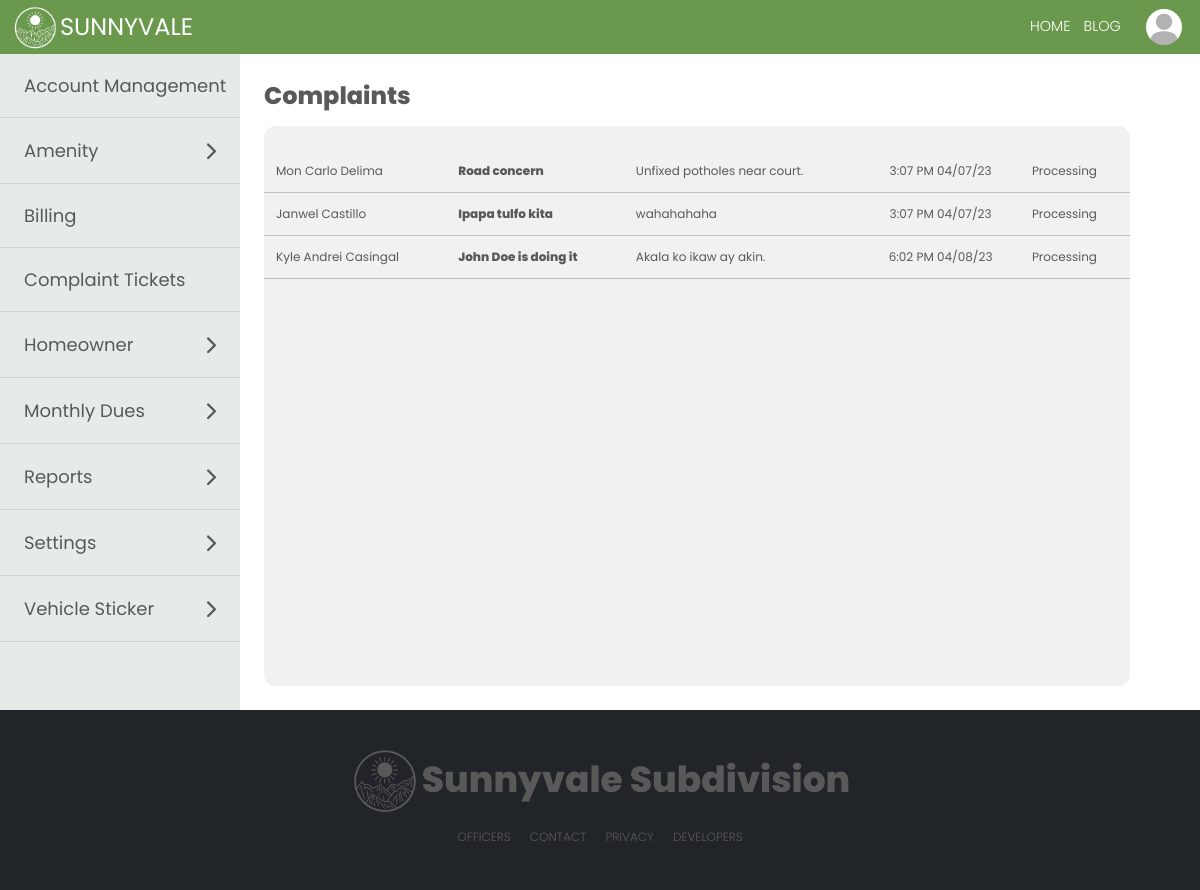
Page /modules/complaintManagement.php (signed in) on the committed database.
### tables this page shows
CREATE TABLE IF NOT EXISTS `user` (
  `user_id` int(11) NOT NULL AUTO_INCREMENT,
  `user_homeowner_id` int(11) DEFAULT NULL,
  `user_tenant_id` int(11) DEFAULT NULL,
  `full_name` varchar(50) NOT NULL,
  `user_type` varchar(15) NOT NULL,
  `password` varchar(30) NOT NULL,
  `email_address` varchar(40) DEFAULT NULL,
  `account_status` varchar(15) NOT NULL,
  `verification_code` varchar(6) DEFAULT NULL,
  `email_verified_at` datetime DEFAULT NULL,
  PRIMARY KEY (`user_id`)
);

CREATE TABLE IF NOT EXISTS `homeowner_profile` (
  `homeowner_id` int(11) NOT NULL AUTO_INCREMENT,
  `last_name` varchar(100) NOT NULL,
  `first_name` varchar(100) NOT NULL,
  `middle_name` varchar(100) DEFAULT NULL,
  `suffix` varchar(100) DEFAULT NULL,
  `sex` varchar(100) NOT NULL,
  `street` varchar(255) NOT NULL,
  `subdivision` varchar(255) NOT NULL,
  `barangay` varchar(50) NOT NULL,
  `business_address` varchar(255) DEFAULT NULL,
  `occupation` varchar(100) DEFAULT NULL,
  `email_address` varchar(100) NOT NULL,
  `birthdate` date DEFAULT NULL,
  `mobile_number` varchar(20) DEFAULT NULL,
  `employer` varchar(100) DEFAULT NULL,
  `vehicle_registration` varchar(20) DEFAULT NULL,
  `display_picture` varchar(255) NOT NULL,
  PRIMARY KEY (`homeowner_id`)
);

CREATE TABLE IF NOT EXISTS `concern` (
  `concern_id` int(11) NOT NULL AUTO_INCREMENT,
  `complainant_homeowner_id` int(11) NOT NULL,
  `full_name` varchar(50) NOT NULL,
  `complainee_homeowner_id` int(11) DEFAULT NULL,
  `complainee_full_name` varchar(100) DEFAULT NULL,
  `concern_subject` varchar(100) NOT NULL,
  `concern_description` varchar(255) NOT NULL,
  `status` varchar(50) NOT NULL,
  `datetime` datetime DEFAULT NULL,
  `datetime_submitted` datetime DEFAULT NULL,
  PRIMARY KEY (`concern_id`)
);

### modules/complaintManagement.php (the view, shortened to what this page needs)
<?php
require '../marginals/topbar.php';
if ($_SESSION['subdivision'] != '') {
    $resultComplaints = $con->query("SELECT * FROM concern, homeowner_profile WHERE (status = 'Pending' OR status = 'Processing') AND concern.complainant_homeowner_id = homeowner_profile.homeowner_id AND subdivision = '" . $_SESSION['subdivision'] . "'");
} else {
    $resultComplaints = $con->query("SELECT * FROM concern, homeowner_profile WHERE (status = 'Pending' OR status = 'Processing') AND concern.complainant_homeowner_id = homeowner_profile.homeowner_id");
}
?>
<!DOCTYPE html>
<html lang="en">
<head>
</head>
<body>
    <div class="secretary">
        <div class="sideBar">
            <?php require '../marginals/sidebarAdmin.php'; ?>
        </div>
        <div class="secretaryPanel">
            <div class="complaintManagement">
                <label class="inboxTitle">Complaints</label>
                <div class="inboxContainer">
                    <table class="tblComplaints">
                        <?php while ($row = $resultComplaints->fetch_assoc()) : ?>
                            <tr class="trComplaints">
                                <td class="use-address" data-bs-toggle="modal" data-bs-target="#complaintModal<?php
                                                                                                                echo $row['concern_id']
                                                                                                                ?>"><?php echo $row['full_name']; ?></td>
                                <td class="use-address" data-bs-toggle="modal" data-bs-target="#complaintModal<?php
                                                                                                                echo $row['concern_id']
                                                                                                                ?>"><label class="subject"><?php echo $row['concern_subject'] ?></label></td>
                                <td class="use-address" data-bs-toggle="modal" data-bs-target="#complaintModal<?php
                                                                                                                echo $row['concern_id']
                                                                                                                ?>"><?php echo $row['concern_description']; ?></td>
                                <td id="myBtn" class="complaintTime" data-bs-toggle="modal" data-bs-target="#complaintModal<?php
                                                                                                                            echo $row['concern_id']
                                                                                                                            ?>"><?php $datetime = strtotime($row['datetime']);
                                                                                                                                echo $phptime = date("g:i A m/d/y", $datetime); ?></td>
                                <td class="use-address" data-bs-toggle="modal" data-bs-target="#complaintModal<?php
                                                                                                                echo $row['concern_id']
                                                                                                                ?>"><?php echo $row['status']; ?></td>
                            </tr>
                        <?php endwhile; ?>
                    </table>
                </div>
            </div>
        </div>
    </div>
    <?php
    require '../marginals/footer2.php'
    ?>
</body>
</html>

### marginals/topbar.php (shortened to what this page needs)
<?php
include "../process.php";
if ($_SESSION['user_type'] == 'Tenant') {
  $result = $con->query("SELECT * FROM user, tenant WHERE user_id = " . $user_id = $_SESSION['user_id'] . "  AND user.full_name = tenant.full_name") or die($mysqli->error);
  $result1 = $con->query("SELECT * FROM user, tenant WHERE user_id = " . $user_id = $_SESSION['user_id'] . "  AND user.full_name = tenant.full_name")  or die($mysqli->error);
  $row1 = $result1->fetch_assoc();
  $homeowner_id_profile = $row1['user_homeowner_id'];
  $fullname_monthlyDues = $row1['full_name'];
  $user_type = $row1['user_type'];
  $resultSubdivision = $con->query("SELECT * FROM user, tenant, homeowner_profile WHERE user_id = " . $user_id = $_SESSION['user_id'] . " AND user.full_name = tenant.full_name AND homeowner_profile.homeowner_id = tenant.homeowner_id") or die($mysqli->error);
  $rowSubdivision = $resultSubdivision->fetch_assoc();
  $subdivision_name1 = $rowSubdivision['subdivision'];
  $resultComplainee = $con->query("SELECT * FROM homeowner_profile WHERE subdivision ='$subdivision_name1' AND homeowner_id != '$homeowner_id_profile' ORDER BY first_name");
} else {
  $result = $con->query("SELECT * FROM user, homeowner_profile  WHERE user_id = " . $user_id = $_SESSION['user_id'] . "  AND full_name = CONCAT(first_name, ' ', last_name)") or die($mysqli->error);
  $result1 = $con->query("SELECT * FROM user, homeowner_profile  WHERE user_id = " . $user_id = $_SESSION['user_id'] . "  AND full_name = CONCAT(first_name, ' ', last_name)") or die($mysqli->error);
  $row1 = $result1->fetch_assoc();
  $user_type = $row1['user_type'];
}
?>
<!DOCTYPE html>
<html lang="en">
<head>
  <link href="https://cdn.jsdelivr.net/npm/bootstrap@5.0.2/dist/css/bootstrap.min.css" rel="stylesheet">
</head>
<body>
  <div class='navigation'>
    <div class="topLeft">
      <img src="..\img\logoSV.png" alt="" />
      <i class="topIcon">SUNNYVALE</i>
    </div>
    <form class="topbarNav" method="post">
      <div class="topCenter">
        <ul class="topList">
          <li data-bs-toggle="modal" data-bs-target="#confirmLogout" onclick="location.href='#confirmLogout'" class="topListItem1">HOME</li>
          <?php
          if ($user_type != 'Guard') {
          ?>
            <li onclick="location.href='../modules/blogHome.php'" class="topListItem1"> BLOG</li>
          <?php
          }
          ?>
      </div>
      <div class="topRight">
        <div class='menu-trigger'>
          <div class="btn-group dropleft">
            <button type="button" class="dropdownIMG" data-toggle="dropdown" aria-haspopup="true" aria-expanded="false">
              <img class="topImg1" <?php
                                    $row = $result->fetch_assoc();
                                    $imageURL = '../media/displayPhotos/' . $row['display_picture'];
                                    ?> src="<?= $imageURL ?>" alt="" />
            </button>
          </div>
        </div>
      </div>
    </form>
  </div>
</body>
</html>

### marginals/topbar.php (style rules this page uses)
.topbarNav { display: flex; gap: 1vw; align-items: center; }
.navigation { margin-top: 0; margin-bottom: 0; padding: 0; width: 100%; height: 4.5vw; background-color: rgba(106, 153, 78); position: sticky; top: 0; display: flex; align-items: center; font-family: "Poppins", sans-serif; z-index: 999; backdrop-filter: blur(5px); }
.topLeft { max-height: 4.5vw; margin-top: 0; flex: 3; display: flex; align-items: center; justify-content: flex-start; margin-left: 1vw; }
.topLeft img { max-height: 4vw; }
.topRight { max-height: 4.5vw; flex: 3; display: flex; align-items: center; justify-content: flex-end; margin-right: 1vw; }
.topCenter { flex: 60; }
.topIcon { font-size: 2vw; margin-right: 10px; color: white; font-family: "Poppins", sans-serif; font-style: normal; cursor: pointer; }
.menu-trigger { display: flex; max-height: 4.5vw; }
.topImg1 { max-height: 3vw; max-width: 3vw; width: 3vw; height: 3vw; border-radius: 50%; object-fit: cover; cursor: pointer; }
.topList { display: flex; justify-content: flex-end; margin: 0; padding: 0; list-style: none; color: white; }
.topListItem1 { color: white; padding: 0.5vw; margin-right: 0.1vw; font-size: 1.2vw; font-weight: 300; cursor: pointer; }
.dropdownIMG { background-color: rgb(89, 89, 89, 0); border: none !important; }

### modules/complaintManagement.php (style rules this page uses)
* { margin: 0; font-family: 'Poppins', sans-serif; }
.tblForm th, td { font-size: 1vw; padding: 1vw; }
.secretary { display: flex; }
.sideBar { background-color: rgb(248, 245, 227); flex: 2; color: black; }
.secretaryPanel { flex: 8; width: 100%; overflow-x: hidden; }
.inboxContainer { padding: 2vw; padding-left: 0; padding-right: 0; border-radius: 1vw; background-color: rgb(241, 241, 241); display: flex; width: 95%; height: 70vh; overflow-x: hidden; overflow-y: scroll; }
.tblComplaints { margin: 0; width: 100%; height: 100%; max-height: 30px; }
.trComplaints { width: 100%; color: rgb(89, 89, 89); background-color: rgb(241, 241, 241); border-bottom: 1px solid rgb(192, 192, 192); }
.complaintTime { text-align: center; font-family: "Poppins", sans-serif; font-size: 1vw; }
.inboxTitle { font-size: 2vw; font-family: "Poppins", sans-serif; padding: 0; margin-bottom: 1vw; color: rgb(89, 89, 89); font-weight: 800; }
.complaintManagement { margin: 2vw; }
.subject { font-weight: 800; }

### marginals/sidebarAdmin.php (style rules this page uses)
* { margin: 0; font-family: 'Poppins', sans-serif; }
.tblForm th, td { font-size: 1vw; padding: 1vw; }
.secretary { display: flex; }
.sideBar { background-color: rgb(170, 192, 175, 0.3); flex: 2; color: black; }

### rows in the picture
user: homeowner_profile.display_picture (placeholder picture)
concern: full_name "Mon Carlo Delima", concern_subject "Road concern", concern_description "Unfixed potholes near court.", datetime "3:07 PM 04/07/23", status "Processing"
concern: full_name "Janwel Castillo", concern_subject "Ipapa tulfo kita", concern_description "wahahahaha", datetime "3:07 PM 04/07/23", status "Processing"
concern: full_name "Kyle Andrei Casingal", concern_subject "John Doe is doing it", concern_description "Akala ko ikaw ay akin.", datetime "6:02 PM 04/08/23", status "Processing"
